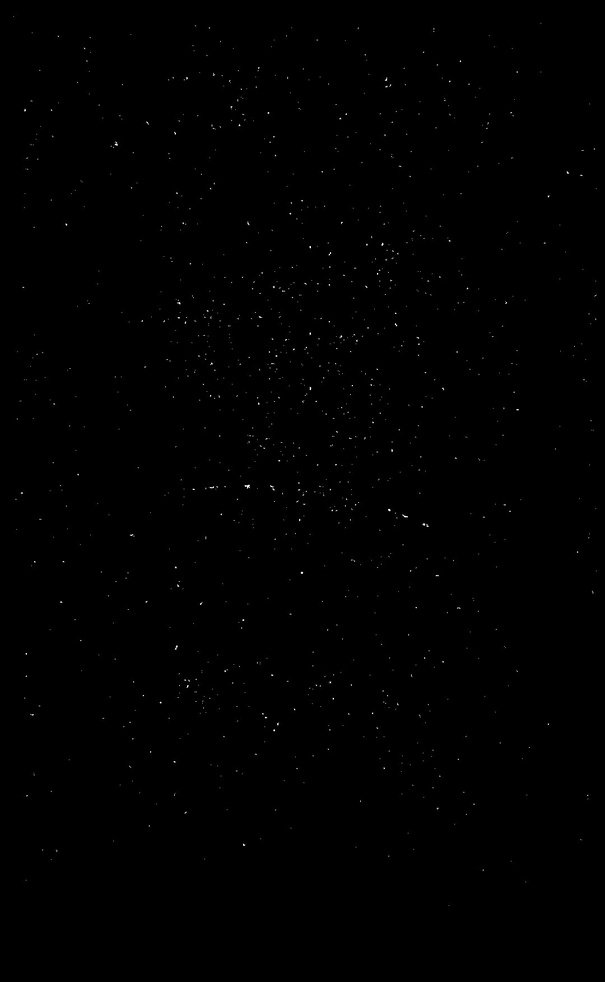
#> input picture WeiQuan/image/awan1.jpg, 605 x 982 px, shrunk from 1080 x 1752 before the run
$ python -i Hough_Transform.py   (imports and definitions only)
#> lines starting #> are read from the running program, lines starting #| are printed output that depends on the picture; after the words box and inside, x2 and y2 are one past the last pixel; in counts of white or black regions, pixels touching at a corner belong together
#> further down, picture is the input picture: shape (982, 605, 3); min 0, max 255, mean 0.6
"""Hough Transform track analysis for the WeiQuan image set."""

from __future__ import annotations

import csv
import math
from pathlib import Path
from typing import Dict, List, Optional, Sequence, Tuple

import cv2
import numpy as np

# Paths are based on this file, not on the current working directory.
WEIQUAN_DIR = Path(__file__).resolve().parent.parent
IMAGE_DIR = WEIQUAN_DIR / "image"
RESULT_DIR = WEIQUAN_DIR / "result"
ROI_BOX_FILE = WEIQUAN_DIR / "roi_boxes.csv"
# [1 line not run here, left out]

SUPPORTED_EXTENSIONS = {".jpg", ".jpeg", ".png", ".bmp"}

# Image preprocessing parameters
GAUSSIAN_KERNEL_SIZE = 5
CANNY_LOW_THRESHOLD = 50
CANNY_HIGH_THRESHOLD = 150

# Hough Transform parameters
HOUGH_RHO = 1
HOUGH_THETA = np.pi / 180
# Higher Hough threshold reduces false detections but may miss weak tracks.
HOUGH_THRESHOLD = 30
# Higher minimum line length removes small noise.
MIN_LINE_LENGTH = 20
# Larger maximum gap connects broken particle tracks.
MAX_LINE_GAP = 15

# Morphology is intentionally configurable so it can be calibrated against
# different AWAN image conditions without changing the Hough algorithm.
ENABLE_MORPHOLOGICAL_OPENING = True
ENABLE_MORPHOLOGICAL_CLOSING = True
MORPHOLOGY_KERNEL_SIZE = 3
MORPHOLOGY_OPEN_ITERATIONS = 1
MORPHOLOGY_CLOSE_ITERATIONS = 1

# Additional filtering/grouping parameters. These remove duplicate/noise
# detections after HoughLinesP() and keep nearby segments in separate tracks.
DUPLICATE_DISTANCE_PX = 12.0
DUPLICATE_ANGLE_TOLERANCE_DEG = 8.0
TRAJECTORY_JOIN_DISTANCE_PX = 35.0
TRAJECTORY_JOIN_ANGLE_TOLERANCE_DEG = 30.0
ISOLATED_ORIENTATION_DISTANCE_PX = 45.0
ISOLATED_ORIENTATION_TOLERANCE_DEG = 35.0
STRONG_ISOLATED_LENGTH_FACTOR = 1.5

# Curvature evidence is evaluated per grouped trajectory. A trajectory needs
# enough local segments before curvature can be considered reliable.
MIN_TRAJECTORY_SEGMENTS_FOR_CURVE = 3
CURVATURE_THRESHOLD_RAD_PER_PX = 0.005
CURVATURE_ANGLE_SUPPORT_DEG = 10.0
ALPHA_LIKE_STRAIGHTNESS_MIN = 0.85
ELECTRON_LIKE_STRAIGHTNESS_MAX = 0.80
MIN_SEGMENTS_FOR_RULE_CLASSIFICATION = 2

BOTTOM_BORDER_MARGIN_RATIO = 0.08
BOTTOM_CAPTION_MAX_ANGLE_DEG = 15

# Leave as None until calibration is known.
# Example: if 50 pixels = 1 cm, set PIXELS_PER_CM = 50.
PIXELS_PER_CM = None

# ROI input configuration. Populate ROI_BOXES in code, or create
# WeiQuan/roi_boxes.csv with columns: image_name,x,y,width,height.
# Coordinates use the original image and are zero-based pixels.
ROI_BOXES: Dict[str, Tuple[int, int, int, int]] = {}
ROI_COORDINATE_ORDER = "x,y,width,height"

Measurement = Dict[str, object]
Segment = Tuple[int, int, int, int]
ROI = Tuple[int, int, int, int]
FEATURE_FIELDNAMES = [
    "image_name",
    "roi_x",
    "roi_y",
    "roi_width",
    "roi_height",
    "segment_count",
    "total_length_px",
    "average_orientation",
    "average_angle_change",
    "curvature_rad_per_px",
    "straightness",
    "trajectory_pattern",
    "rule_based_classification",
]


# [238 lines left out: functions calculate_length, calculate_orientation, angle_difference, suggest_trajectory_pattern, calculate_curvature, _normalise_roi and 4 more, not called in this run]


def _preprocess_image(image: np.ndarray) -> np.ndarray:
    """Apply contrast enhancement, denoising, morphology, and Canny edges."""

    grey = cv2.cvtColor(image, cv2.COLOR_BGR2GRAY)
    clahe = cv2.createCLAHE(clipLimit=2.0, tileGridSize=(8, 8))
    enhanced = clahe.apply(grey)

    if GAUSSIAN_KERNEL_SIZE < 1 or GAUSSIAN_KERNEL_SIZE % 2 == 0:
        raise ValueError("GAUSSIAN_KERNEL_SIZE must be a positive odd number")
    blurred = cv2.GaussianBlur(
        enhanced, (GAUSSIAN_KERNEL_SIZE, GAUSSIAN_KERNEL_SIZE), 0
    )

    if MORPHOLOGY_KERNEL_SIZE < 1 or MORPHOLOGY_KERNEL_SIZE % 2 == 0:
        raise ValueError("MORPHOLOGY_KERNEL_SIZE must be a positive odd number")
    if MORPHOLOGY_OPEN_ITERATIONS < 0 or MORPHOLOGY_CLOSE_ITERATIONS < 0:
        raise ValueError("Morphology iteration counts cannot be negative")

    # Opening removes isolated bright/dark specks. Closing reconnects small
    # breaks in a particle track. Both stages can be disabled independently
    # while tuning the pipeline for a different image subset.
    morphology_kernel = cv2.getStructuringElement(
        cv2.MORPH_ELLIPSE,
        (MORPHOLOGY_KERNEL_SIZE, MORPHOLOGY_KERNEL_SIZE),
    )
    cleaned = blurred
    if ENABLE_MORPHOLOGICAL_OPENING and MORPHOLOGY_OPEN_ITERATIONS:
        cleaned = cv2.morphologyEx(
            cleaned,
            cv2.MORPH_OPEN,
            morphology_kernel,
            iterations=MORPHOLOGY_OPEN_ITERATIONS,
        )
    if ENABLE_MORPHOLOGICAL_CLOSING and MORPHOLOGY_CLOSE_ITERATIONS:
        cleaned = cv2.morphologyEx(
            cleaned,
            cv2.MORPH_CLOSE,
            morphology_kernel,
            iterations=MORPHOLOGY_CLOSE_ITERATIONS,
        )
    return cv2.Canny(
        cleaned,
        threshold1=CANNY_LOW_THRESHOLD,
        threshold2=CANNY_HIGH_THRESHOLD,
    )
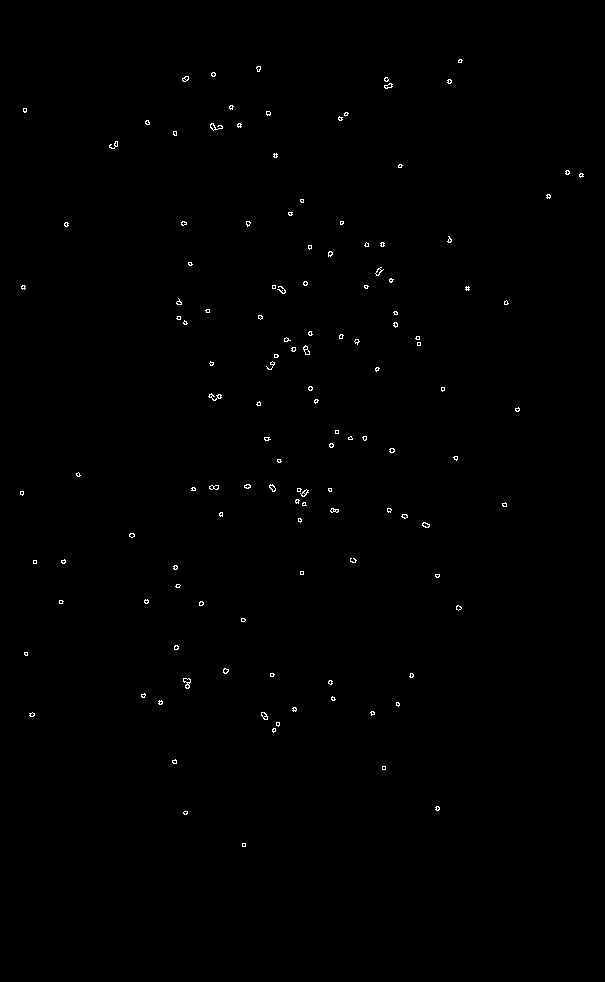
#> returned value: shape (982, 605); 0.35% white in thin lines or dots, all inside (x1, y1, x2, y2) = (20, 59, 584, 847)


# [19 lines left out: function _run_hough, not called in this run]


def _segment_midpoint(segment: Segment) -> Tuple[float, float]:
    x1, y1, x2, y2 = segment
    return (float(x1 + x2) / 2, float(y1 + y2) / 2)


# [845 lines left out: functions _segment_endpoint_distance, _segments_are_duplicate, _has_nearby_consistent_orientation, filter_hough_segments, _segments_should_be_grouped, group_trajectory_segments and 16 more, not called in this run]


# [2 lines not run here, left out]

>>> import cv2
>>> picture = cv2.imread('../image/awan1.jpg')
>>> result = _preprocess_image(picture)

$ run again, on WeiQuan/image/awan14.jpg
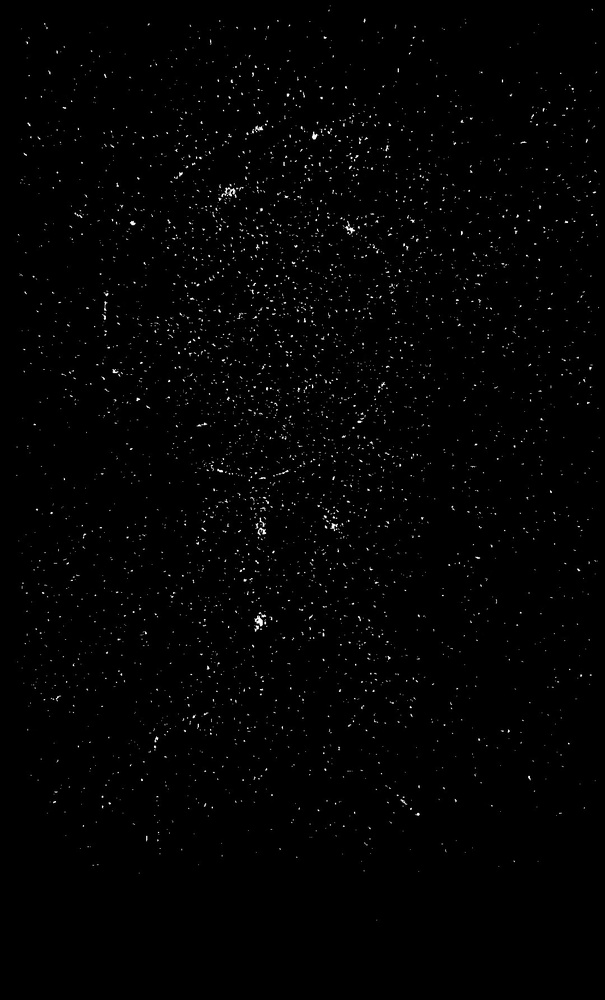
#> input picture WeiQuan/image/awan14.jpg, 605 x 1000 px, shrunk from 1080 x 1785 before the run
#> picture is the input picture: shape (1000, 605, 3); min 0, max 255, mean 3
#> in _preprocess_image, `return cv2.Canny( cleaned, threshold1=CANNY_LOW_THRESHOLD, threshold2=..`:
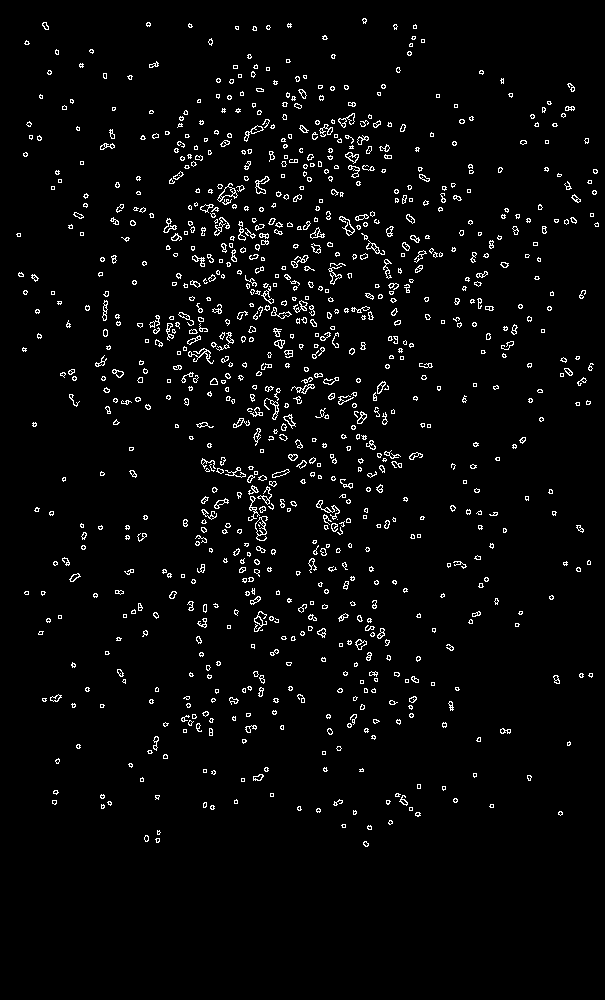
#> returned value: shape (1000, 605); 3.2% white in thin lines or dots, all inside (x1, y1, x2, y2) = (16, 18, 599, 847)

$ run again, on WeiQuan/image/awan16.jpg
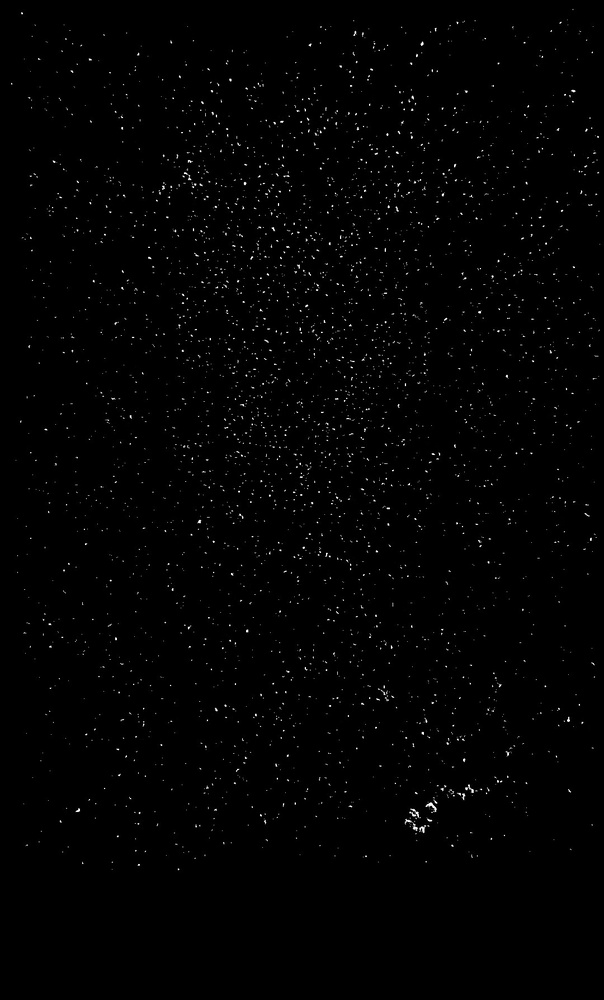
#> input picture WeiQuan/image/awan16.jpg, 604 x 1000 px, shrunk from 1080 x 1787 before the run
#> picture is the input picture: shape (1000, 604, 3); min 0, max 255, mean 2.6
#> in _preprocess_image, `return cv2.Canny( cleaned, threshold1=CANNY_LOW_THRESHOLD, threshold2=..`:
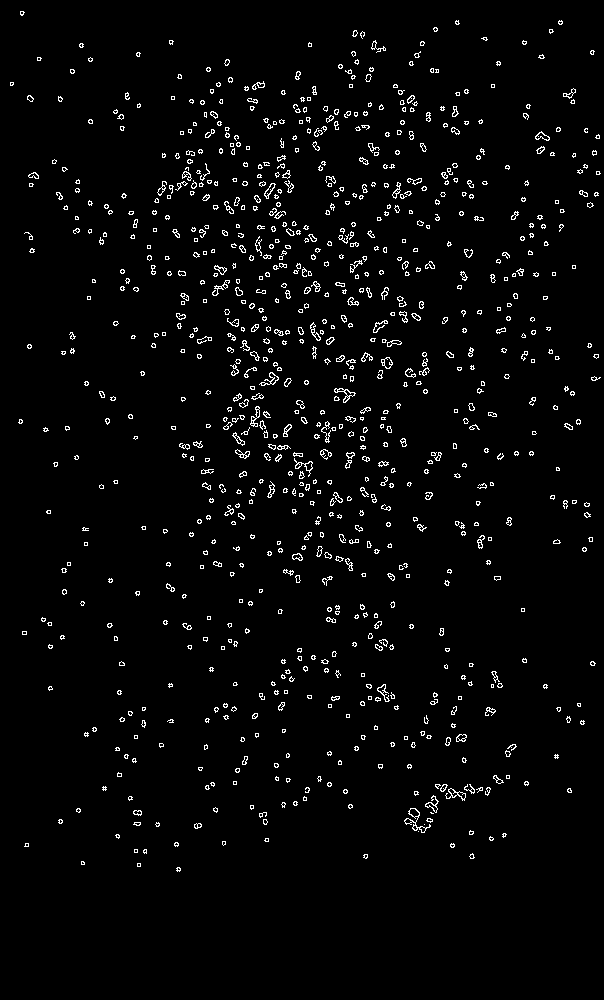
#> returned value: shape (1000, 604); 2.9% white in thin lines or dots, all inside (x1, y1, x2, y2) = (10, 11, 601, 872)

$ run again, on WeiQuan/image/awan18.jpg
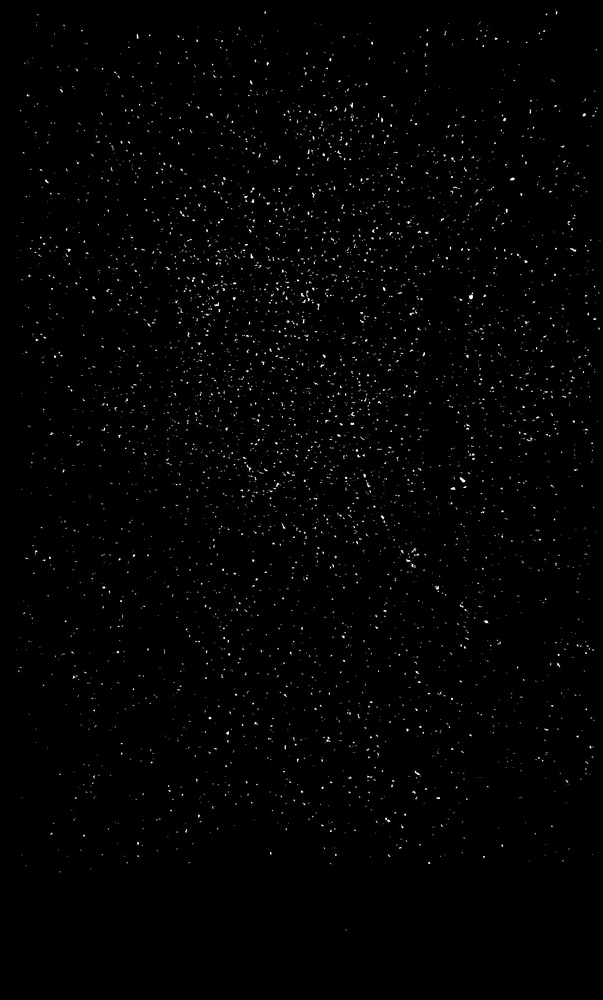
#> input picture WeiQuan/image/awan18.jpg, 603 x 1000 px, shrunk from 1080 x 1791 before the run
#> picture is the input picture: shape (1000, 603, 3); min 0, max 255, mean 3
#> in _preprocess_image, `return cv2.Canny( cleaned, threshold1=CANNY_LOW_THRESHOLD, threshold2=..`:
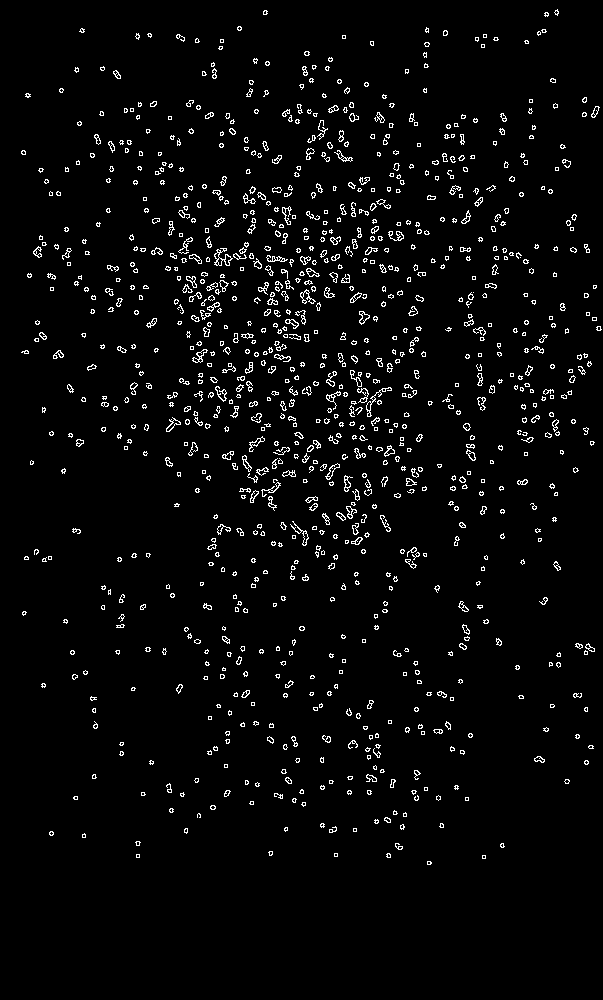
#> returned value: shape (1000, 603); 3.4% white in thin lines or dots, all inside (x1, y1, x2, y2) = (21, 9, 602, 865)
